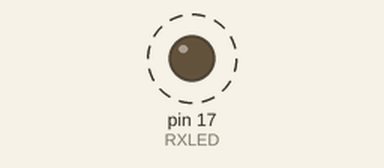
Bench run of a sketch on a simulated Arduino Uno, built with avr-gcc and run on an emulated ATmega328P. Parts: output pins drawn as LEDs (lit = HIGH). Dashed ring = blinking. What the sketch prints to the serial monitor is not drawn.

Above: at 0.5 s.
Timing chart, 0 to 4.6 s (numbered marks = the images above):
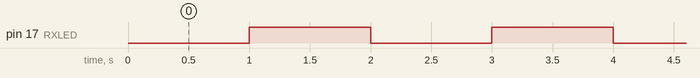

Measured:
- by itself, pin 17 (RXLED): alternates HIGH for 1.0 s and LOW for 1.0 s

The sketch:

sketch_oct20a.ino
```cpp
//hello blink

int RXLED = 17;

void setup() {
  // put your setup code here, to run once:
  pinMode(RXLED, OUTPUT);
  Serial.begin(9600);
}

void loop() {
  // put your main code here, to run repeatedly:
  digitalWrite(RXLED, LOW);
  delay(1000);
  Serial.println(RXLED);
  digitalWrite(RXLED, HIGH);
  delay(1000);
}
```
